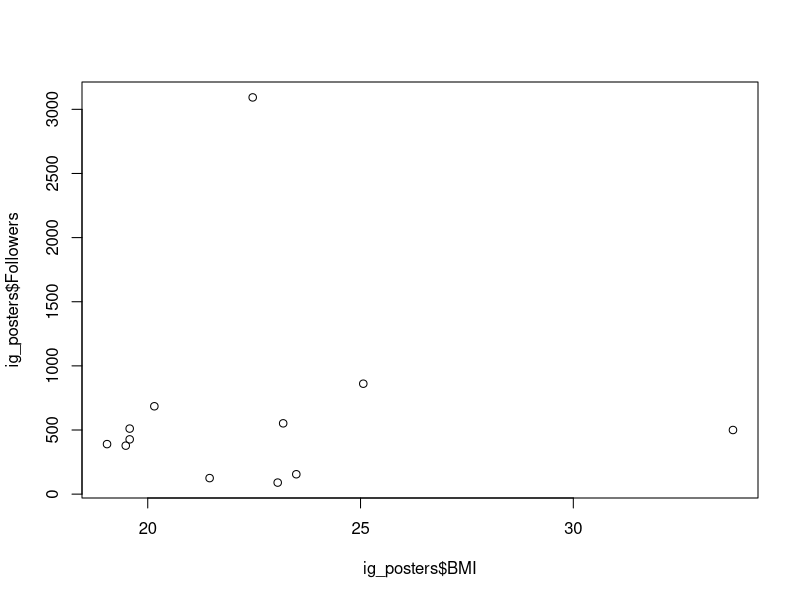
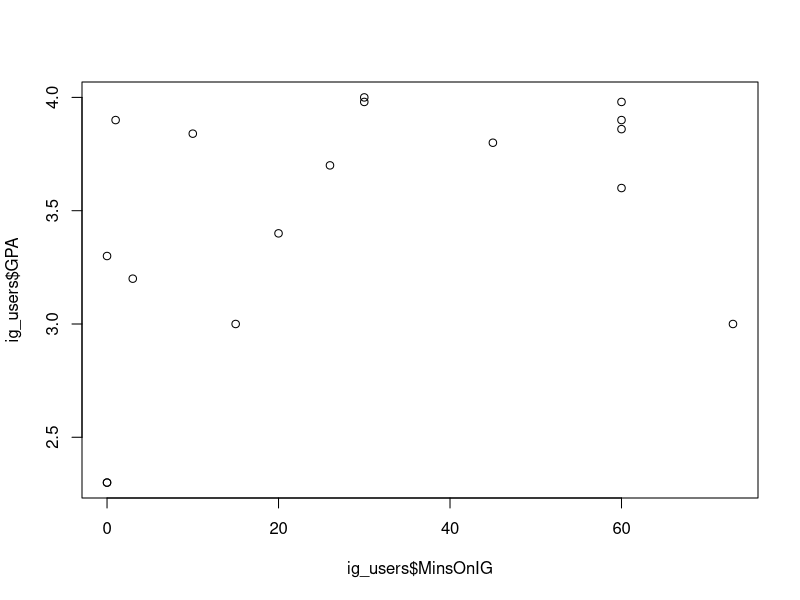

Recreate these plots in R, in order.
## ---- chunk 1
knitr::opts_chunk$set(echo = TRUE)
## ---- chunk 2
# Some data cleansing is done here. Some of it must be done manually every time the data set is downloaded. In particular, cleansing incorrectly formatted height data is difficult to do it in R, so just do it manually. 

# Read the data, then rename the columns for better readability
raw_data = read.csv("Survey Data.csv")
names(raw_data) <- c('Timestamp', 'GPA', 'Height', 'Gender', 'Sleep', 'Weight', 
                       'PostsPics', 'Followers', 'MinsOnIG', 'TooLongOnIG')
raw_data <- raw_data[!is.na(as.numeric(as.character(raw_data$GPA))),] # Purge faulty data from people being ape brain

# Convert height in feet and inches to just inches
raw_data['Inches'] <- as.numeric(substr(raw_data$Height, 1, 1))*12 + as.numeric(substr(raw_data$Height, 3, nchar(raw_data$Height)))

# Calculate BMI
raw_data['BMI'] <- raw_data$Weight * 703 / raw_data$Inches^2

# Get all Instagram users
ig_users <- raw_data[raw_data$PostsPics != '',]
ig_users <- ig_users[!is.na(ig_users$Followers),] # Purge faulty data from people being ape brain

# Get Instagram users who post pictures of themselves
ig_posters <- ig_users[ig_users$PostsPics == 'Yes',]

# Get the non-Instagram users
nonIg_users <- raw_data[raw_data$PostsPics == '',]

# Relationship between BMI and number of followers for those who post pictures of themselves on IG
plot(ig_posters$BMI, ig_posters$Followers)
BMI_vs_Followers_Model <- lm(ig_posters$Followers ~ ig_posters$BMI, data = ig_posters)
summary(BMI_vs_Followers_Model) # High R-squared means strong correlation, low R-squared means we don't have evidence for a strong correlation

# See if there's a difference in the BMI of people who have IG vs those who don't have IG
t.test(ig_users$BMI, nonIg_users$BMI, conf.level = 0.95)


# Relationship between GPA and number of time spent on IG
plot(ig_users$MinsOnIG, ig_users$GPA)
TimeOnIG_vs_GPA_Model <- lm(ig_users$GPA ~ ig_users$MinsOnIG, data = ig_users)
summary(TimeOnIG_vs_GPA_Model) # High R-squared means strong correlation, low R-squared means we don't have evidence for a strong correlation

# See if there's a difference in the GPA of people who have IG vs those who don't have IG
t.test(as.numeric(ig_users$GPA), as.numeric(nonIg_users$GPA), conf.level = 0.95)
